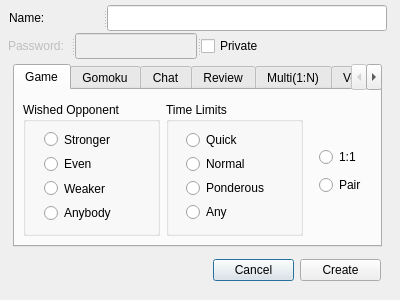
<ui version="4.0" >
 <class>CreateRoomDialog</class>
 <widget class="QDialog" name="CreateRoomDialog" >
  <property name="geometry" >
   <rect>
    <x>0</x>
    <y>0</y>
    <width>400</width>
    <height>300</height>
   </rect>
  </property>
  <property name="windowTitle" >
   <string>Create Room</string>
  </property>
  <widget class="QWidget" name="horizontalLayoutWidget" >
   <property name="geometry" >
    <rect>
     <x>213</x>
     <y>248</y>
     <width>168</width>
     <height>45</height>
    </rect>
   </property>
   <layout class="QHBoxLayout" name="horizontalLayout" >
    <item>
     <widget class="QPushButton" name="cancelButton" >
      <property name="text" >
       <string>Cancel</string>
      </property>
     </widget>
    </item>
    <item>
     <widget class="QPushButton" name="createButton" >
      <property name="text" >
       <string>Create</string>
      </property>
     </widget>
    </item>
   </layout>
  </widget>
  <widget class="QTabWidget" name="roomTypeTab" >
   <property name="enabled" >
    <bool>true</bool>
   </property>
   <property name="geometry" >
    <rect>
     <x>13</x>
     <y>64</y>
     <width>369</width>
     <height>183</height>
    </rect>
   </property>
   <property name="currentIndex" >
    <number>0</number>
   </property>
   <widget class="QWidget" name="Game" >
    <attribute name="title" >
     <string>Game</string>
    </attribute>
    <widget class="QWidget" name="layoutWidget" >
     <property name="geometry" >
      <rect>
       <x>8</x>
       <y>12</y>
       <width>280</width>
       <height>134</height>
      </rect>
     </property>
     <layout class="QHBoxLayout" name="horizontalLayout_2" >
      <item>
       <widget class="QGroupBox" name="groupBox" >
        <property name="title" >
         <string>Wished Opponent</string>
        </property>
        <widget class="QWidget" name="layoutWidget" >
         <property name="geometry" >
          <rect>
           <x>21</x>
           <y>28</y>
           <width>95</width>
           <height>92</height>
          </rect>
         </property>
         <layout class="QVBoxLayout" name="verticalLayout_2" >
          <item>
           <widget class="QRadioButton" name="opponentStrongerRB" >
            <property name="text" >
             <string>Stronger</string>
            </property>
           </widget>
          </item>
          <item>
           <widget class="QRadioButton" name="opponentEvenRB" >
            <property name="text" >
             <string>Even</string>
            </property>
           </widget>
          </item>
          <item>
           <widget class="QRadioButton" name="opponentWeakerRB" >
            <property name="text" >
             <string>Weaker</string>
            </property>
           </widget>
          </item>
          <item>
           <widget class="QRadioButton" name="opponentAnyRB" >
            <property name="text" >
             <string>Anybody</string>
            </property>
           </widget>
          </item>
         </layout>
        </widget>
       </widget>
      </item>
      <item>
       <widget class="QGroupBox" name="groupBox_2" >
        <property name="title" >
         <string>Time Limits</string>
        </property>
        <widget class="QWidget" name="layoutWidget" >
         <property name="geometry" >
          <rect>
           <x>20</x>
           <y>29</y>
           <width>96</width>
           <height>90</height>
          </rect>
         </property>
         <layout class="QVBoxLayout" name="verticalLayout_3" >
          <item>
           <widget class="QRadioButton" name="timeQuickRB" >
            <property name="text" >
             <string>Quick</string>
            </property>
           </widget>
          </item>
          <item>
           <widget class="QRadioButton" name="timeNormalRB" >
            <property name="text" >
             <string>Normal</string>
            </property>
           </widget>
          </item>
          <item>
           <widget class="QRadioButton" name="timePonderousRB" >
            <property name="text" >
             <string>Ponderous</string>
            </property>
           </widget>
          </item>
          <item>
           <widget class="QRadioButton" name="timeAnyRB" >
            <property name="text" >
             <string>Any</string>
            </property>
           </widget>
          </item>
         </layout>
        </widget>
       </widget>
      </item>
     </layout>
    </widget>
    <widget class="QWidget" name="layoutWidget" >
     <property name="geometry" >
      <rect>
       <x>304</x>
       <y>55</y>
       <width>45</width>
       <height>54</height>
      </rect>
     </property>
     <layout class="QVBoxLayout" name="verticalLayout" >
      <item>
       <widget class="QRadioButton" name="oneOnOneRB" >
        <property name="text" >
         <string>1:1</string>
        </property>
       </widget>
      </item>
      <item>
       <widget class="QRadioButton" name="pairRB" >
        <property name="text" >
         <string>Pair</string>
        </property>
       </widget>
      </item>
     </layout>
    </widget>
   </widget>
   <widget class="QWidget" name="Gomoku" >
    <attribute name="title" >
     <string>Gomoku</string>
    </attribute>
   </widget>
   <widget class="QWidget" name="Chat" >
    <attribute name="title" >
     <string>Chat</string>
    </attribute>
    <widget class="QWidget" name="layoutWidget" >
     <property name="geometry" >
      <rect>
       <x>66</x>
       <y>25</y>
       <width>236</width>
       <height>105</height>
      </rect>
     </property>
     <layout class="QFormLayout" name="formLayout" >
      <item row="0" column="0" >
       <widget class="QLabel" name="label_3" >
        <property name="text" >
         <string>Topic:</string>
        </property>
       </widget>
      </item>
      <item row="0" column="1" >
       <widget class="QComboBox" name="topicCB" >
        <item>
         <property name="text" >
          <string>Baduk</string>
         </property>
        </item>
        <item>
         <property name="text" >
          <string>Movies</string>
         </property>
        </item>
        <item>
         <property name="text" >
          <string>Music</string>
         </property>
        </item>
        <item>
         <property name="text" >
          <string>Sports</string>
         </property>
        </item>
        <item>
         <property name="text" >
          <string>Games</string>
         </property>
        </item>
        <item>
         <property name="text" >
          <string>Manga</string>
         </property>
        </item>
        <item>
         <property name="text" >
          <string>Humor</string>
         </property>
        </item>
        <item>
         <property name="text" >
          <string>Current Affairs</string>
         </property>
        </item>
        <item>
         <property name="text" >
          <string>Literature</string>
         </property>
        </item>
        <item>
         <property name="text" >
          <string>Hobbies</string>
         </property>
        </item>
        <item>
         <property name="text" >
          <string>Travel</string>
         </property>
        </item>
        <item>
         <property name="text" >
          <string>Climbing</string>
         </property>
        </item>
        <item>
         <property name="text" >
          <string>Entertainment</string>
         </property>
        </item>
        <item>
         <property name="text" >
          <string>Computing</string>
         </property>
        </item>
        <item>
         <property name="text" >
          <string>Internet</string>
         </property>
        </item>
        <item>
         <property name="text" >
          <string>Miscellaneous</string>
         </property>
        </item>
       </widget>
      </item>
      <item row="1" column="0" >
       <widget class="QLabel" name="label_4" >
        <property name="text" >
         <string>Age:</string>
        </property>
       </widget>
      </item>
      <item row="1" column="1" >
       <widget class="QComboBox" name="ageCB" >
        <item>
         <property name="text" >
          <string>All Ages</string>
         </property>
        </item>
        <item>
         <property name="text" >
          <string>-9</string>
         </property>
        </item>
        <item>
         <property name="text" >
          <string>10-19</string>
         </property>
        </item>
        <item>
         <property name="text" >
          <string>20-29</string>
         </property>
        </item>
        <item>
         <property name="text" >
          <string>30-39</string>
         </property>
        </item>
        <item>
         <property name="text" >
          <string>40-49</string>
         </property>
        </item>
        <item>
         <property name="text" >
          <string>50-59</string>
         </property>
        </item>
        <item>
         <property name="text" >
          <string>60-69</string>
         </property>
        </item>
        <item>
         <property name="text" >
          <string>70+</string>
         </property>
        </item>
       </widget>
      </item>
      <item row="2" column="0" >
       <widget class="QLabel" name="label_5" >
        <property name="text" >
         <string>Location:</string>
        </property>
       </widget>
      </item>
      <item row="2" column="1" >
       <widget class="QComboBox" name="locationCB" >
        <item>
         <property name="text" >
          <string>Korea</string>
         </property>
        </item>
        <item>
         <property name="text" >
          <string>China</string>
         </property>
        </item>
        <item>
         <property name="text" >
          <string>Japan</string>
         </property>
        </item>
        <item>
         <property name="text" >
          <string>Thai</string>
         </property>
        </item>
        <item>
         <property name="text" >
          <string>US</string>
         </property>
        </item>
        <item>
         <property name="text" >
          <string>Europe</string>
         </property>
        </item>
        <item>
         <property name="text" >
          <string>Australia</string>
         </property>
        </item>
        <item>
         <property name="text" >
          <string>Foreign</string>
         </property>
        </item>
        <item>
         <property name="text" >
          <string>Other</string>
         </property>
        </item>
       </widget>
      </item>
     </layout>
    </widget>
   </widget>
   <widget class="QWidget" name="Review" >
    <attribute name="title" >
     <string>Review</string>
    </attribute>
    <widget class="QWidget" name="layoutWidget" >
     <property name="geometry" >
      <rect>
       <x>64</x>
       <y>33</y>
       <width>238</width>
       <height>28</height>
      </rect>
     </property>
     <layout class="QHBoxLayout" name="horizontalLayout_3" >
      <item>
       <widget class="QLabel" name="teachingRangeLabel" >
        <property name="text" >
         <string>Levels for Comments:</string>
        </property>
       </widget>
      </item>
      <item>
       <widget class="QComboBox" name="commentsCB" >
        <property name="currentIndex" >
         <number>16</number>
        </property>
        <item>
         <property name="text" >
          <string>below 7D</string>
         </property>
        </item>
        <item>
         <property name="text" >
          <string>below 6D</string>
         </property>
        </item>
        <item>
         <property name="text" >
          <string>below 5D</string>
         </property>
        </item>
        <item>
         <property name="text" >
          <string>below 4D</string>
         </property>
        </item>
        <item>
         <property name="text" >
          <string>below 3D</string>
         </property>
        </item>
        <item>
         <property name="text" >
          <string>below 2D</string>
         </property>
        </item>
        <item>
         <property name="text" >
          <string>below 1D</string>
         </property>
        </item>
        <item>
         <property name="text" >
          <string>below 1K</string>
         </property>
        </item>
        <item>
         <property name="text" >
          <string>below 2K</string>
         </property>
        </item>
        <item>
         <property name="text" >
          <string>below 3K</string>
         </property>
        </item>
        <item>
         <property name="text" >
          <string>below 4K</string>
         </property>
        </item>
        <item>
         <property name="text" >
          <string>below 5K</string>
         </property>
        </item>
        <item>
         <property name="text" >
          <string>below 6K</string>
         </property>
        </item>
        <item>
         <property name="text" >
          <string>below 7K</string>
         </property>
        </item>
        <item>
         <property name="text" >
          <string>below 8K</string>
         </property>
        </item>
        <item>
         <property name="text" >
          <string>below 9K</string>
         </property>
        </item>
        <item>
         <property name="text" >
          <string>below 10K</string>
         </property>
        </item>
        <item>
         <property name="text" >
          <string>below 11K</string>
         </property>
        </item>
        <item>
         <property name="text" >
          <string>below 12K</string>
         </property>
        </item>
        <item>
         <property name="text" >
          <string>below 13K</string>
         </property>
        </item>
        <item>
         <property name="text" >
          <string>below 14K</string>
         </property>
        </item>
        <item>
         <property name="text" >
          <string>below 15K</string>
         </property>
        </item>
        <item>
         <property name="text" >
          <string>below 16K</string>
         </property>
        </item>
        <item>
         <property name="text" >
          <string>below 17K</string>
         </property>
        </item>
        <item>
         <property name="text" >
          <string>below 18K</string>
         </property>
        </item>
        <item>
         <property name="text" >
          <string>below 19K</string>
         </property>
        </item>
        <item>
         <property name="text" >
          <string>below 20K</string>
         </property>
        </item>
        <item>
         <property name="text" >
          <string>below 21K</string>
         </property>
        </item>
        <item>
         <property name="text" >
          <string>below 22K</string>
         </property>
        </item>
        <item>
         <property name="text" >
          <string>below 23K</string>
         </property>
        </item>
        <item>
         <property name="text" >
          <string>below 24K</string>
         </property>
        </item>
        <item>
         <property name="text" >
          <string>below 25K</string>
         </property>
        </item>
       </widget>
      </item>
     </layout>
    </widget>
    <widget class="QWidget" name="layoutWidget" >
     <property name="geometry" >
      <rect>
       <x>74</x>
       <y>107</y>
       <width>210</width>
       <height>25</height>
      </rect>
     </property>
     <layout class="QHBoxLayout" name="horizontalLayout_4" >
      <item>
       <widget class="QRadioButton" name="teachingRB" >
        <property name="text" >
         <string>Teaching</string>
        </property>
       </widget>
      </item>
      <item>
       <widget class="QRadioButton" name="liveRB" >
        <property name="text" >
         <string>Live Commentary</string>
        </property>
       </widget>
      </item>
     </layout>
    </widget>
    <widget class="QWidget" name="" >
     <property name="geometry" >
      <rect>
       <x>78</x>
       <y>68</y>
       <width>214</width>
       <height>28</height>
      </rect>
     </property>
     <layout class="QHBoxLayout" name="horizontalLayout_5" >
      <item>
       <widget class="QLabel" name="label_11" >
        <property name="text" >
         <string>Teaching Contents: </string>
        </property>
       </widget>
      </item>
      <item>
       <widget class="QComboBox" name="teachingContentCB" >
        <item>
         <property name="text" >
          <string>Joseki</string>
         </property>
        </item>
        <item>
         <property name="text" >
          <string>Fuseki</string>
         </property>
        </item>
        <item>
         <property name="text" >
          <string>L &amp; D</string>
         </property>
        </item>
        <item>
         <property name="text" >
          <string>Endgame</string>
         </property>
        </item>
        <item>
         <property name="text" >
          <string>Focused</string>
         </property>
        </item>
       </widget>
      </item>
     </layout>
    </widget>
   </widget>
   <widget class="QWidget" name="Multi" >
    <attribute name="title" >
     <string>Multi(1:N)</string>
    </attribute>
    <widget class="QWidget" name="layoutWidget" >
     <property name="geometry" >
      <rect>
       <x>84</x>
       <y>16</y>
       <width>200</width>
       <height>125</height>
      </rect>
     </property>
     <layout class="QFormLayout" name="formLayout_2" >
      <item row="0" column="0" >
       <widget class="QLabel" name="label_7" >
        <property name="text" >
         <string>Max people:</string>
        </property>
       </widget>
      </item>
      <item row="0" column="1" >
       <widget class="QSpinBox" name="spinBox" >
        <property name="minimum" >
         <number>2</number>
        </property>
        <property name="maximum" >
         <number>10</number>
        </property>
        <property name="value" >
         <number>7</number>
        </property>
       </widget>
      </item>
      <item row="1" column="0" >
       <widget class="QLabel" name="label_8" >
        <property name="text" >
         <string>Wait for:</string>
        </property>
       </widget>
      </item>
      <item row="1" column="1" >
       <widget class="QComboBox" name="waitTimeCB" >
        <property name="currentIndex" >
         <number>2</number>
        </property>
        <item>
         <property name="text" >
          <string>10 M(s)</string>
         </property>
        </item>
        <item>
         <property name="text" >
          <string>15 M(s)</string>
         </property>
        </item>
        <item>
         <property name="text" >
          <string>20 M(s)</string>
         </property>
        </item>
        <item>
         <property name="text" >
          <string>25 M(s)</string>
         </property>
        </item>
        <item>
         <property name="text" >
          <string>30 M(s)</string>
         </property>
        </item>
        <item>
         <property name="text" >
          <string>60 M(s)</string>
         </property>
        </item>
       </widget>
      </item>
      <item row="2" column="0" >
       <widget class="QLabel" name="label_9" >
        <property name="text" >
         <string>Black time limit:</string>
        </property>
       </widget>
      </item>
      <item row="2" column="1" >
       <widget class="QComboBox" name="blackTimeCB" >
        <property name="currentIndex" >
         <number>3</number>
        </property>
        <item>
         <property name="text" >
          <string>5 M(s)</string>
         </property>
        </item>
        <item>
         <property name="text" >
          <string>10 M(s)</string>
         </property>
        </item>
        <item>
         <property name="text" >
          <string>15 M(s)</string>
         </property>
        </item>
        <item>
         <property name="text" >
          <string>20 M(s)</string>
         </property>
        </item>
        <item>
         <property name="text" >
          <string>30 M(s)</string>
         </property>
        </item>
        <item>
         <property name="text" >
          <string>40 M(s)</string>
         </property>
        </item>
        <item>
         <property name="text" >
          <string>50 M(s)</string>
         </property>
        </item>
        <item>
         <property name="text" >
          <string>60 M(s)</string>
         </property>
        </item>
        <item>
         <property name="text" >
          <string>90 M(s)</string>
         </property>
        </item>
        <item>
         <property name="text" >
          <string>120 M(s)</string>
         </property>
        </item>
       </widget>
      </item>
      <item row="3" column="0" >
       <widget class="QLabel" name="label_10" >
        <property name="text" >
         <string>Strength range:</string>
        </property>
       </widget>
      </item>
      <item row="3" column="1" >
       <widget class="QComboBox" name="strengthRangeCB" >
        <property name="currentIndex" >
         <number>16</number>
        </property>
        <item>
         <property name="text" >
          <string>below 7D</string>
         </property>
        </item>
        <item>
         <property name="text" >
          <string>below 6D</string>
         </property>
        </item>
        <item>
         <property name="text" >
          <string>below 5D</string>
         </property>
        </item>
        <item>
         <property name="text" >
          <string>below 4D</string>
         </property>
        </item>
        <item>
         <property name="text" >
          <string>below 3D</string>
         </property>
        </item>
        <item>
         <property name="text" >
          <string>below 2D</string>
         </property>
        </item>
        <item>
         <property name="text" >
          <string>below 1D</string>
         </property>
        </item>
        <item>
         <property name="text" >
          <string>below 1K</string>
         </property>
        </item>
        <item>
         <property name="text" >
          <string>below 2K</string>
         </property>
        </item>
        <item>
         <property name="text" >
          <string>below 3K</string>
         </property>
        </item>
        <item>
         <property name="text" >
          <string>below 4K</string>
         </property>
        </item>
        <item>
         <property name="text" >
          <string>below 5K</string>
         </property>
        </item>
        <item>
         <property name="text" >
          <string>below 6K</string>
         </property>
        </item>
        <item>
         <property name="text" >
          <string>below 7K</string>
         </property>
        </item>
        <item>
         <property name="text" >
          <string>below 8K</string>
         </property>
        </item>
        <item>
         <property name="text" >
          <string>below 9K</string>
         </property>
        </item>
        <item>
         <property name="text" >
          <string>below 10K</string>
         </property>
        </item>
        <item>
         <property name="text" >
          <string>below 11K</string>
         </property>
        </item>
        <item>
         <property name="text" >
          <string>below 12K</string>
         </property>
        </item>
        <item>
         <property name="text" >
          <string>below 13K</string>
         </property>
        </item>
        <item>
         <property name="text" >
          <string>below 14K</string>
         </property>
        </item>
        <item>
         <property name="text" >
          <string>below 15K</string>
         </property>
        </item>
        <item>
         <property name="text" >
          <string>below 16K</string>
         </property>
        </item>
        <item>
         <property name="text" >
          <string>below 17K</string>
         </property>
        </item>
        <item>
         <property name="text" >
          <string>below 18K</string>
         </property>
        </item>
        <item>
         <property name="text" >
          <string>below 19K</string>
         </property>
        </item>
        <item>
         <property name="text" >
          <string>below 20K</string>
         </property>
        </item>
        <item>
         <property name="text" >
          <string>below 21K</string>
         </property>
        </item>
        <item>
         <property name="text" >
          <string>below 22K</string>
         </property>
        </item>
        <item>
         <property name="text" >
          <string>below 23K</string>
         </property>
        </item>
        <item>
         <property name="text" >
          <string>below 24K</string>
         </property>
        </item>
        <item>
         <property name="text" >
          <string>below 25K</string>
         </property>
        </item>
       </widget>
      </item>
     </layout>
    </widget>
   </widget>
   <widget class="QWidget" name="Version" >
    <property name="enabled" >
     <bool>false</bool>
    </property>
    <attribute name="title" >
     <string>Version</string>
    </attribute>
   </widget>
  </widget>
  <widget class="QSplitter" name="splitter" >
   <property name="geometry" >
    <rect>
     <x>9</x>
     <y>5</y>
     <width>378</width>
     <height>26</height>
    </rect>
   </property>
   <property name="orientation" >
    <enum>Qt::Horizontal</enum>
   </property>
   <widget class="QLabel" name="label" >
    <property name="text" >
     <string>Name:</string>
    </property>
   </widget>
   <widget class="QLineEdit" name="nameEdit" />
  </widget>
  <widget class="QSplitter" name="splitter_2" >
   <property name="geometry" >
    <rect>
     <x>8</x>
     <y>33</y>
     <width>264</width>
     <height>26</height>
    </rect>
   </property>
   <property name="orientation" >
    <enum>Qt::Horizontal</enum>
   </property>
   <widget class="QLabel" name="passwordLabel" >
    <property name="enabled" >
     <bool>false</bool>
    </property>
    <property name="text" >
     <string>Password:</string>
    </property>
   </widget>
   <widget class="QLineEdit" name="passwordEdit" >
    <property name="enabled" >
     <bool>false</bool>
    </property>
   </widget>
   <widget class="QCheckBox" name="privateCB" >
    <property name="text" >
     <string>Private</string>
    </property>
   </widget>
  </widget>
 </widget>
 <resources/>
 <connections/>
</ui>
